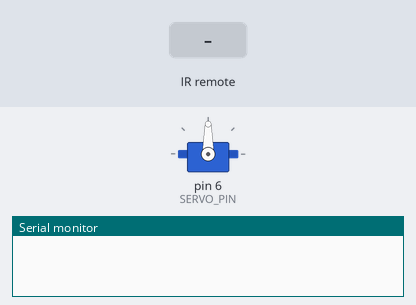
A sketch run on a simulated Arduino Uno, built with avr-gcc and run on an emulated ATmega328P. On the bench: servo, the last lines printed to the serial monitor. The test bench sets the inputs (shaded band).

Above: at 1.2 s.
1.3 s: infrared code 0xFFA25D received
At 2.5 s:
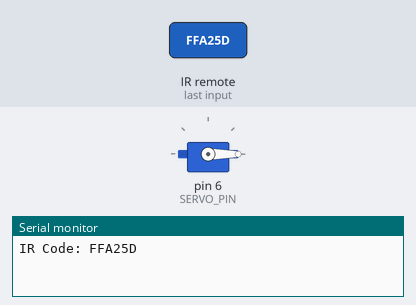
2.8 s: infrared code 0xFF629D received
At 3.7 s:
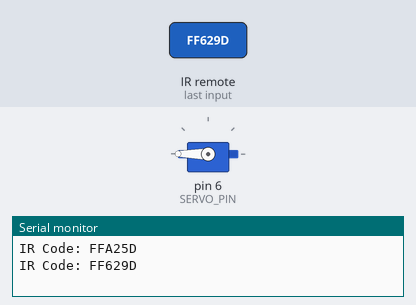
4.3 s: infrared code 0xFFE21D received
At 4.8 s:
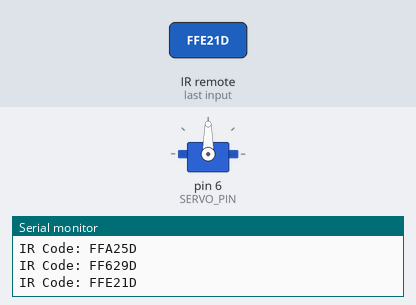
Timing chart, 0 to 7.3 s (numbered marks = the images above; inputs shaded):
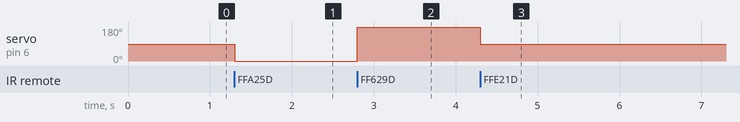

Measured:
- after the input at 1.3 s, servo on pin 6 (SERVO_PIN): 90° → 0° at once
- after the input at 2.8 s, servo on pin 6 (SERVO_PIN): 0° → 180° at once
- after the input at 4.3 s, servo on pin 6 (SERVO_PIN): 180° → 90° at once

The sketch:

project_16_code.ino
```cpp
#include <IRremote.h>
#include <Servo.h>

const int RECV_PIN = 11;   // IR receiver output pin
const int SERVO_PIN = 6;   // Servo control pin

IRrecv irrecv(RECV_PIN);
decode_results results;
Servo myServo;

void setup() {
  Serial.begin(9600);
  irrecv.enableIRIn();       // Start the IR receiver
  myServo.attach(SERVO_PIN); // Attach servo to pin
  myServo.write(90);         // Initial position
}

void loop() {
  if (irrecv.decode(&results)) {
    long code = results.value;
    Serial.print("IR Code: ");
    Serial.println(code, HEX); // Print received code in HEX format

    // Sample remote codes — replace with your actual values
    switch(code) {
      case 0xFFA25D: // "Power" button
        myServo.write(0);    // Move to 0 degrees
        break;
      case 0xFFE21D: // "Func/Stop" button
        myServo.write(90);   // Move to 90 degrees
        break;
      case 0xFF629D: // "Play/Pause" button
        myServo.write(180);  // Move to 180 degrees
        break;
    }

    irrecv.resume(); // Ready to receive the next code
  }
}
```
